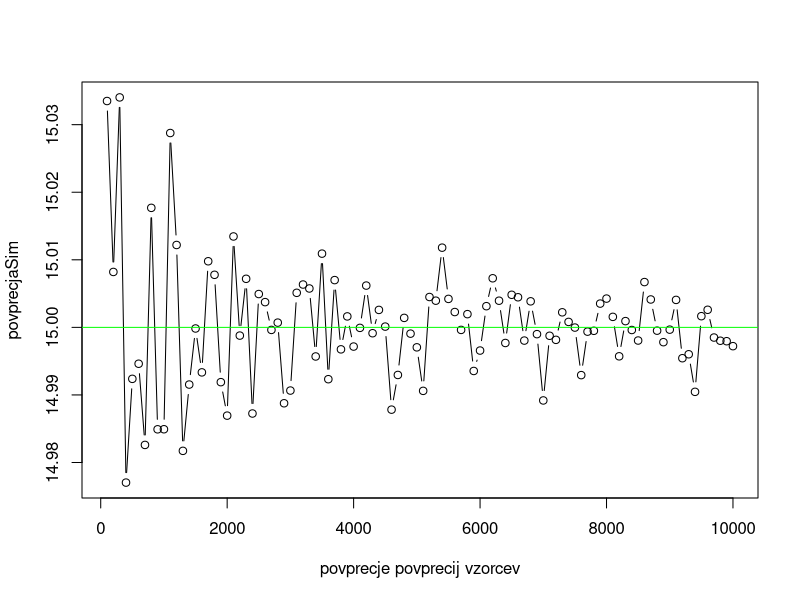
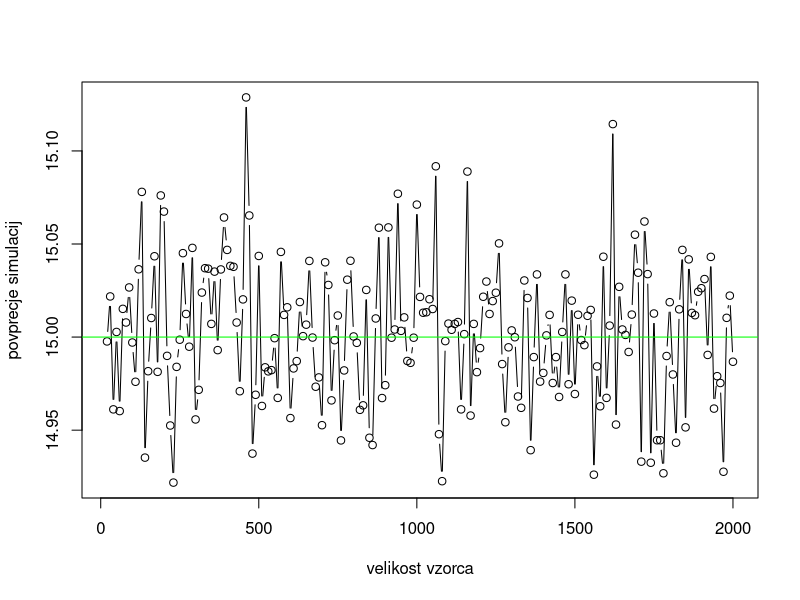
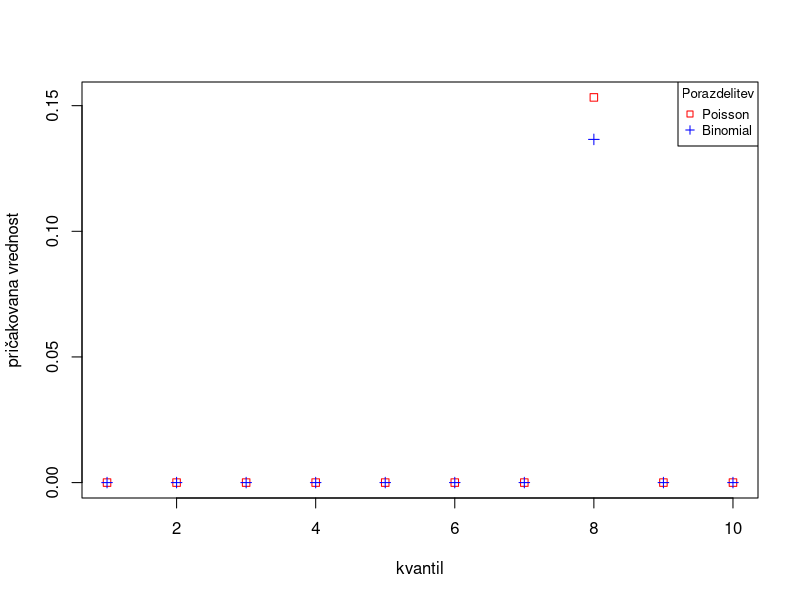
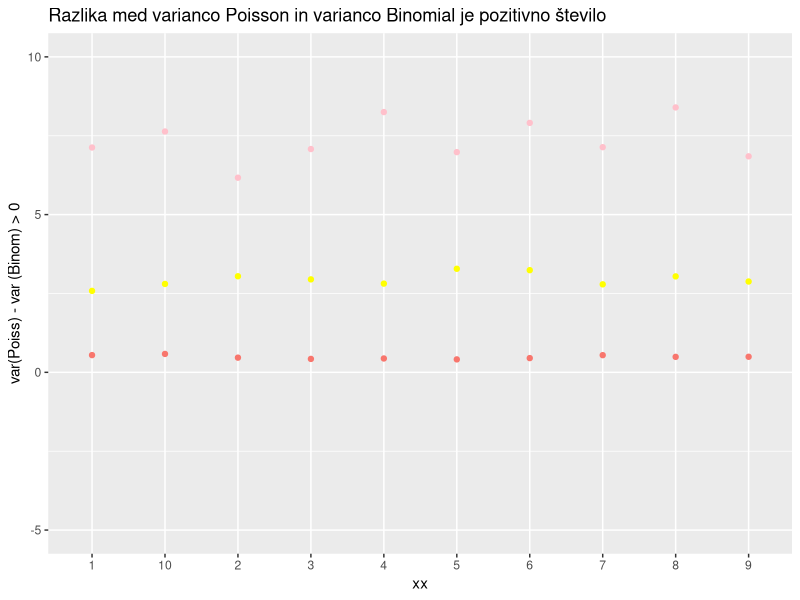

These charts were generated, in order, by the following R code:
## ---- chunk 1
knitr::opts_chunk$set(fig.path = "README_figs/README-")

library(ggplot2)
library(knitr)

## ---- chunk 2
cenilka = function(x){
  return(sum(x)/length(x))}
# definiramo funkcijo za simulacijo
simN = function(N){ 
  ocene = NULL
  for(i in 1:N){
    vzorec = rpois(n = 100,15) # vrednost lamba 15 je bila izbrana poljubno
    ocene = c(ocene,cenilka(vzorec))}
  return(mean(ocene))
}


# pozenemo za razlicno veliko vzorcev (vec vzorcev, bi nam moralo dati bolj natancno oceno pricakovane vrednosti)
stVzorcev = seq(100,10000,by = 100)
povprecjaSim = sapply(stVzorcev,simN)
plot(stVzorcev,povprecjaSim,xlab="povprecje povprecij vzorcev",main="",type="b")
abline(h=15,col="green") # populacijska pricakovana vrednost



## ---- chunk 3
cenilka = function(x){
  return(sum(x)/length(x))}
# definiramo funkcijo za simulacijo
simN = function(n,N){ # n - velikost vzorca se spreminja
  ocene = NULL
  for(i in 1:N){
    vzorec = rpois(n,15) # vrednost lamba 15 je bila izbrana poljubno
    ocene = c(ocene,cenilka(vzorec[1:12]))} #ker m=12
  return(ocene)
}


# doslednost
velikostVzorca = seq(20,2000,by = 10)
povpr = NULL
for(i in velikostVzorca){
  povpr = c(povpr,mean(simN(n = i,N = 1000)))}
plot(velikostVzorca,povpr,xlab="velikost vzorca",
     ylab="povprecje simulacij",main="",type="b")
abline(h=15,col="green") # populacijska vrednost

## ---- chunk 4
nb = 50
x = sample(nb,10)
#n = 10
pb = 0.02
# E(X) binomial = nb*pb
E_xBin = nb*(dbinom(x, size = nb, prob = pb)) #E_xBin = 

# E(X) pois
E_xPois = nb*(dpois(x, lambda = nb*pb)) #E_xPois = 

plot(E_xPois, col = "red", pch =0, xlab = "kvantil", ylab = "pričakovana vrednost")
points(E_xBin, col = "blue", pch = 3)
legend("topright", legend = c("Poisson","Binomial"), col = c("red", "blue"), cex=0.8, pch = c(0,3),
       title="Porazdelitev")

## ---- chunk 5
#E_xBin = nb*(rbinom(x, size = nb, prob = pb)) #E_xBin = 

# E(X) pois
#E_xPois = nb*(rpois(x, lambda = nb*pb))

#lambda = nb*pb
#nb = lambda/pb
#pb = lambda/nb

#nb = 100
#pb = 0.5
#rpoiss = rpois(1000, nb*pb)
#rbinomm = rbinom(1000, size=nb, prob = pb)
#var(rpoiss)-var(rbinomm)

set.seed(22)
simLambda = function(N){
  enakost = NULL
  for(i in 1:N){
    lambda = 1
    pb = 0.5
    nb = lambda/pb
    #lambda = nb*pb
    rpoiss1 = rpois(1000, nb*pb)
    rbinomm1 = rbinom(1000, size=nb, prob = pb)
    enakost = c(enakost,var(rpoiss1)-var(rbinomm1))} # izracunamo cenilko, jo dodamo v dolg vektor
  return(enakost) 
}


rpoiss_minus_rbinom1 = sapply(10,simLambda) #10 ocen za nb = 2 ==> lambda = 2*0.5 = 1


simLambda = function(N){
  enakost = NULL
  for(i in 1:N){
    lambda = 6
    pb = 0.5
    nb = lambda/pb
    #lambda = nb*pb
    rpoiss1 = rpois(1000, nb*pb)
    rbinomm1 = rbinom(1000, size=nb, prob = pb)
    enakost = c(enakost,var(rpoiss1)-var(rbinomm1))} # izracunamo cenilko, jo dodamo v dolg vektor
  return(enakost) 
}


rpoiss_minus_rbinom6 = sapply(10,simLambda) #10 ocen za pb = 0.2 ==> lambda = 2*0.2 = 0.4


simLambda = function(N){
  enakost = NULL
  for(i in 1:N){
    lambda = 15
    pb = 0.5
    nb = lambda/pb
    #lambda = nb*pb
    rpoiss1 = rpois(1000, nb*pb)
    rbinomm1 = rbinom(1000, size=nb, prob = pb)
    enakost = c(enakost,var(rpoiss1)-var(rbinomm1))} # izracunamo cenilko, jo dodamo v dolg vektor
  return(enakost) 
}


rpoiss_minus_rbinom15 = sapply(10,simLambda) #10 ocen za pb = 0.02 ==> lambda = 2*0.02 = 0.04

razlika_varpoiss_varbinom = cbind(lambda1 = rpoiss_minus_rbinom1, lambda6 = rpoiss_minus_rbinom6, lambda15 = rpoiss_minus_rbinom15)
razlika_varpoiss_varbinom = as.data.frame(razlika_varpoiss_varbinom)
razlika_varpoiss_varbinom <- tibble::rownames_to_column(razlika_varpoiss_varbinom, "VALUE")

colnames(razlika_varpoiss_varbinom) = c("xx","lambda1", "lambda6", "lambda15")
razlika_varpoiss_varbinom$xx = as.factor(razlika_varpoiss_varbinom$xx)

ggplot(data=razlika_varpoiss_varbinom, aes(x=xx))+
  geom_point(aes(y=lambda1, group =1, col ="blue"))+
  geom_point(aes(y=lambda6, group =2), col="yellow")+
  geom_point(aes(y=lambda15, group =3), col="pink")+
  ylab("var(Poiss) - var (Binom) > 0")+
  labs(title="Razlika med varianco Poisson in varianco Binomial je pozitivno število")+
  theme(legend.position = "none")+
  ylim(-5,10)
